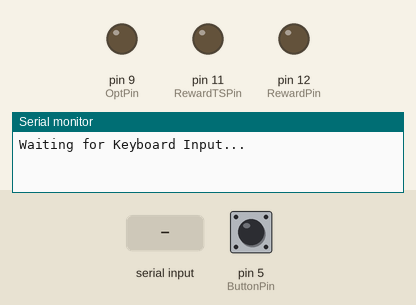
A sketch run on a simulated Arduino Uno, built with avr-gcc and run on an emulated ATmega328P. On the bench: output pins drawn as LEDs (lit = HIGH), the last lines printed to the serial monitor. Inputs (shaded band) come from the test bench; at power-on: pin 5 (ButtonPin) LOW. Random numbers use the default seed unless the sketch sets one.

Above: at 1.2 s.
1.3 s: pin 5 (ButtonPin) pulled HIGH for 0.15 s
At 1.37 s:
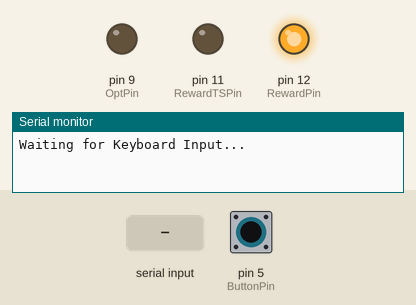
2.9 s: "1" received over Serial
At 51.4 s:
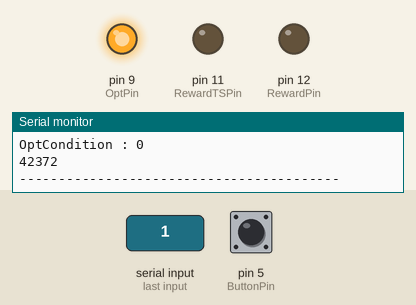
Timing chart, 0 to 52.6 s (numbered marks = the images above; inputs shaded):
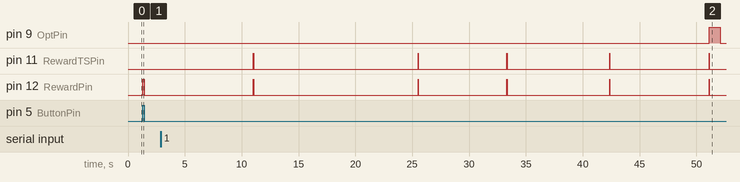

The sketch:

OptFT10V018_random_iti.ino
```cpp
// PavlovianConditioningCuedPeakProcedure ver.13
// written by Koji Toda, Ph.D.
// 11/04/2018

//  VARIABLES  //
// Pin #4, #7, #8, #12 are used by Arduino 4 Relay Shield
// Constants won't Change :
// Digital Output Pins
const int RewardPin       = 12;    // US Pin#
const int RewardTSPin     = 11;    // US Timestamp Pin#
const int OptPin          = 9;    // Laser Trigger Pin#
// Digital Input Pins
const int ButtonPin       = 5;     // BUTTON Pin#
// Parameters for Time (ms)
const int USduration      = 10;    // US duration (ms)
const int StimDuration    = 1000;
//const float iti           = 10000; // ITI (ms) for normal trials
// Parameters for Conditions
const int maxTrials       = 500;   // max trials for one session
const int perProb         = 70;    // percentage of probe trials (%)

// Variables will Change :
// Keyboard Input
int inputKey              = -1;    // will store keyboard input
// Flags
int firstFlag             = 1;     // will be 0 after initiating the session
int endFlag               = 0;     // will be 1 after 'trialNum' will be more than 'maxTrials'
int rewardFlag            = 1;     // 0: reward won't be presented, 1: reward will be presented
int forceFlag             = 3;     // the number of forced trials after the probe trial
int flushFlag             = 0;     // 0: stop, 1: solenoid is on
// Progress
int trialNum              = 1;     // total trials performed
int totalReward           = 0;     // total rewards presented
// Conditions
int optCond               = 0;     // 0: no stim trials, 1: stim trials
int randCond              = 0;     // random numbers
int iti                      ;

// Generally, you should use "unsigned long" for variables that hold time
// The value will quickly become too large for an int to store
unsigned long USON        = 0;     // will store the start time US is presented
unsigned long USOFF       = 0;     // will store last time US is presented

//   SETTING   //

void setup() {
  // the Setup Function Runs Once When You Press
  // Reset or Power the Board
  pinMode(RewardPin,   OUTPUT);      // US Pin
  pinMode(RewardTSPin, OUTPUT);      // US Timestamp Pin
  pinMode(OptPin,      OUTPUT);      // Laser Pin
  pinMode(ButtonPin,   INPUT);       // Button Pin

  // Set the Baud Rate
  Serial.begin(115200);            // 115200 is recommended

  // Random Seed for Randomizing Conditions
  randomSeed(analogRead(0));       // Used Analog Pin#0
}

//  MAIN loop  //

void loop() {

  // Show the Message When the Arduino is Ready
  if (firstFlag == 1) {
    Serial.println("Waiting for Keyboard Input...");
    firstFlag = 0;
  }

  // Wait for Keyboard Input to Start the Task
  while (Serial.available() == 0) {
    // Give a Reward for Checking the System
    flushFlag   = digitalRead(ButtonPin);        // Read Button Pin
    digitalWrite(RewardPin, flushFlag);          // Turn the SOLENOID On/Off
    USON      = millis();
  }

  // End of the Session
  while (endFlag == 1) {
    // Flush the Syringe
    flushFlag   = digitalRead(ButtonPin);        // Read Button Pin
    digitalWrite(RewardPin, flushFlag);          // Turn the SOLENOID OFF
  }

  // Select the Condition (NORMAL/RANDOM)
  randCond = random(1, 100);                     // Making random number 0-100
  if ((randCond > perProb) || (forceFlag > 0)) {
    // NORMAL Trials (100-'perProb'%)
    optCond       = 0;
    forceFlag     = forceFlag - 1;               // Decrement of the forced trial counter
  } else {
    // PROBE Trials ('perProb'%)
    optCond       = 1;
    forceFlag     = 2;                           // Three successive normal trials after the probe trial
  }

  Serial.print("-----------------------------------------\n");

  // ITI Period
  iti = random(5000, 15000);                     //iti 5sec - 15sec
  while ((millis() - USON) < iti) {
    endFlag   = digitalRead(ButtonPin);          // Read Button Pin
  }

  // US Presentation (SOLENOID Activation)
  USON = millis();
  while (millis() - USON < USduration) {
    digitalWrite(RewardPin, HIGH);               // Turn the SOLENOIDon (HIGH is the voltage level)
    digitalWrite(RewardTSPin, HIGH);             // Turn the REWARDTTL on (HIGH is the voltage level)
    digitalWrite(OptPin, optCond);                  // Turn the SOLENOID on (HIGH is the voltage level)
  }
  digitalWrite(RewardPin, LOW);                  // Turn the SOLENOID off by making the voltage LOW
  digitalWrite(RewardTSPin, LOW);                // Turn the REWARDTTL off by making the voltage LOW
  USOFF = millis();
  while (millis() - USON < StimDuration) {
    // NOTHING
  }
  digitalWrite(OptPin, LOW);                     // Turn the SOLENOID off by making the voltage LOW

  // Show the Progress
  Serial.print("TrialNumber  : ");               // Show the Trial Number
  Serial.println(trialNum);
  Serial.print("OptCondition : ");               // Show the Experimental Condition (Normal:1 / Probe:2)
  Serial.println(optCond);
  Serial.println(USOFF);
  trialNum    = trialNum + 1;

  // Continue running the task?
  if (trialNum > maxTrials) {
    endFlag = 1;                                 // Stop Running the Session
    Serial.println("DONE...");
  }

}
```

Measured:
- after the input at 1.3 s, pin 12 (RewardPin): LOW → HIGH at once, → LOW 0.15 s later
- after the input at 2.9 s, pin 9 (OptPin): LOW → HIGH after 48.2 s, → LOW 1.0 s later
